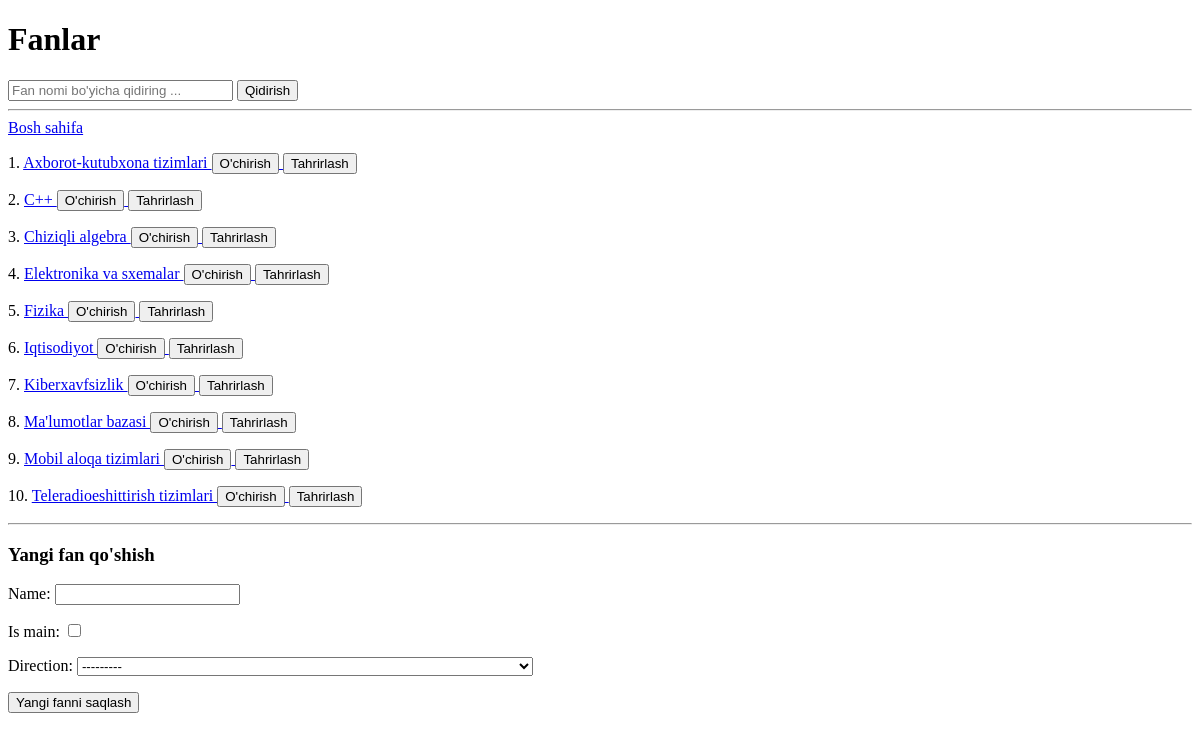
The page /subjects/ on the database as committed earlier.
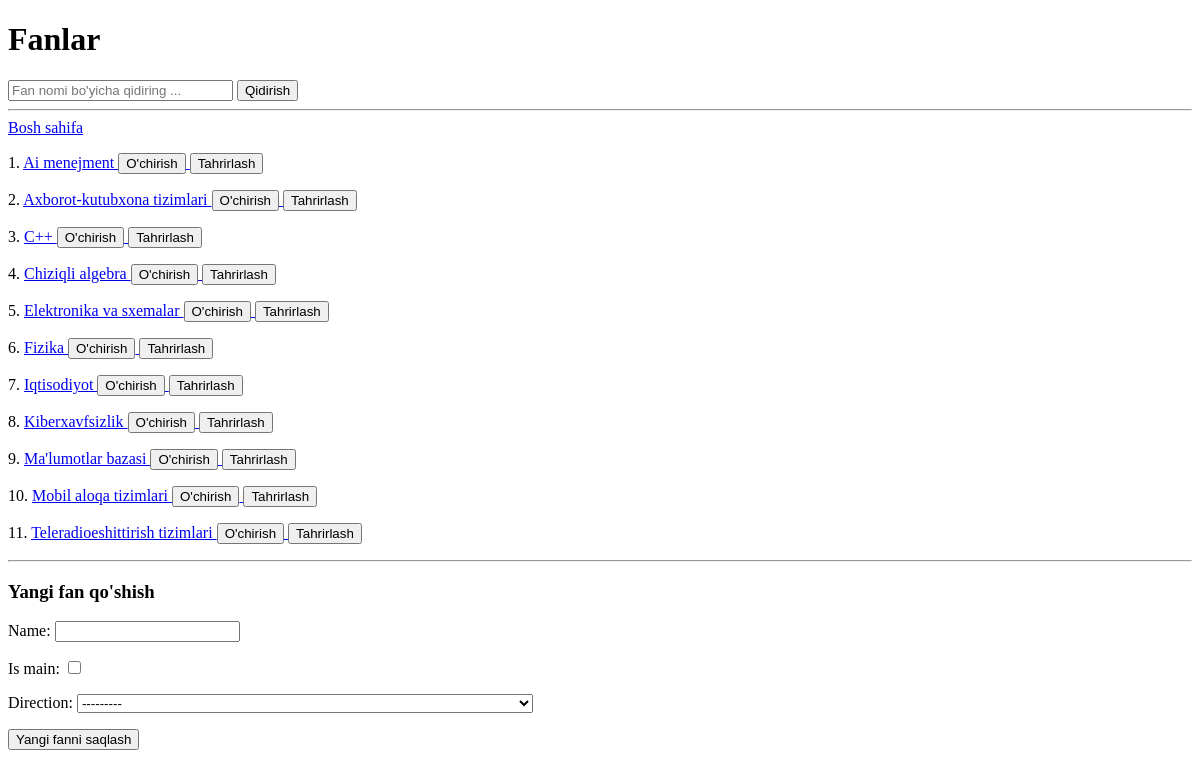
The same page on the database as committed later.
### main/models.py (models this page shows, shortened)
class Subject(models.Model):
    name = models.CharField(max_length=200)
    is_main = models.BooleanField(default=False)
    direction = models.ForeignKey(Direction, on_delete=models.SET_NULL, null=True)

### main/views.py (the view)
# urls.py: path('subjects/',subjects_view, name='subjects'),
def subjects_view(request):
    form = SubjectForm()
    if request.method == 'POST':
        form = SubjectForm(request.POST)
        if form.is_valid():
            form.save()
        return redirect('subjects')
    subjects = Subject.objects.order_by('name')
    search = request.GET.get('search')
    if search is not None:
        subjects = Subject.objects.filter(name__contains=search)
    context = {
        'subjects': subjects,
        'form': form,
        'search': search,
    }
    return render(request, 'subjects.html', context)

### main/forms.py
class SubjectForm(forms.ModelForm):
    class Meta:
        model = Subject
        fields = '__all__'

### main/models.py (called while the page is built)
    def __str__(self):
        return self.name

### Template/subjects.html (shortened to what this page needs)
<!DOCTYPE html>
<html lang="uz">
<head>
</head>
<body>
    <h1>Fanlar</h1>
    <form method="get">
        <input type="text" name="search" placeholder="Fan nomi bo'yicha qidiring ..." size="25" {% if search %} value="{{ search }}" {% endif %}>
        <button type="submit">Qidirish</button>
    </form>
    <hr>
    <a href="/">Bosh sahifa</a>
    {% for subject in subjects %}
        <p>{{ forloop.counter }}.
            <a href="/subjects/{{ subject.id }}/">
                {{ subject.name }}
            </a>
            <a href="{% url 'subject-delete' subject.id %}">
                <button type="submit">O'chirish</button>
            </a>
            <a href="{% url 'subject-update' subject.id %}">
                <button>Tahrirlash</button>
            </a>
        </p>
    {% endfor %}
    <hr>
    <h3>Yangi fan qo'shish</h3>
    <form method="post">
        {{ form.as_p }}
        <button type="submit">Yangi fanni saqlash</button>
    </form>
</body>
</html>

Rows that differ between the two databases and show on the page:
added Subject: name "Ai menejment"
